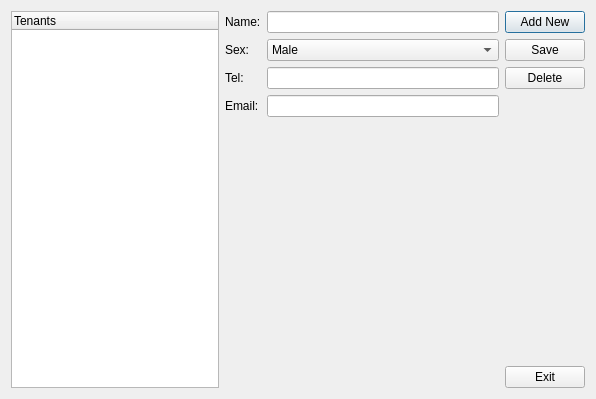
<?xml version="1.0" encoding="UTF-8"?>
<ui version="4.0">
 <class>TenantsDialog</class>
 <widget class="QDialog" name="TenantsDialog">
  <property name="geometry">
   <rect>
    <x>0</x>
    <y>0</y>
    <width>596</width>
    <height>399</height>
   </rect>
  </property>
  <property name="windowTitle">
   <string>Tenants</string>
  </property>
  <layout class="QHBoxLayout" name="horizontalLayout">
   <item>
    <widget class="QTreeWidget" name="trvTenants">
     <property name="maximumSize">
      <size>
       <width>208</width>
       <height>16777215</height>
      </size>
     </property>
     <column>
      <property name="text">
       <string>Tenants</string>
      </property>
     </column>
    </widget>
   </item>
   <item>
    <layout class="QGridLayout" name="gridLayout">
     <item row="0" column="1">
      <widget class="QLineEdit" name="txtName"/>
     </item>
     <item row="1" column="0">
      <widget class="QLabel" name="label_2">
       <property name="text">
        <string>Sex:</string>
       </property>
      </widget>
     </item>
     <item row="2" column="1">
      <widget class="QLineEdit" name="txtTel"/>
     </item>
     <item row="1" column="1">
      <widget class="QComboBox" name="cboSex">
       <item>
        <property name="text">
         <string>Male</string>
        </property>
       </item>
       <item>
        <property name="text">
         <string>Female</string>
        </property>
       </item>
      </widget>
     </item>
     <item row="2" column="0">
      <widget class="QLabel" name="label_3">
       <property name="text">
        <string>Tel:</string>
       </property>
      </widget>
     </item>
     <item row="0" column="0">
      <widget class="QLabel" name="label">
       <property name="text">
        <string>Name:</string>
       </property>
      </widget>
     </item>
     <item row="3" column="1">
      <widget class="QLineEdit" name="txtEmail"/>
     </item>
     <item row="3" column="0">
      <widget class="QLabel" name="label_4">
       <property name="text">
        <string>Email:</string>
       </property>
      </widget>
     </item>
     <item row="4" column="1">
      <spacer name="verticalSpacer_2">
       <property name="orientation">
        <enum>Qt::Vertical</enum>
       </property>
       <property name="sizeHint" stdset="0">
        <size>
         <width>20</width>
         <height>40</height>
        </size>
       </property>
      </spacer>
     </item>
    </layout>
   </item>
   <item>
    <layout class="QVBoxLayout" name="verticalLayout">
     <item>
      <widget class="QPushButton" name="cmdAddNew">
       <property name="text">
        <string>Add New</string>
       </property>
      </widget>
     </item>
     <item>
      <widget class="QPushButton" name="cmdSave">
       <property name="text">
        <string>Save</string>
       </property>
      </widget>
     </item>
     <item>
      <widget class="QPushButton" name="cmdDelete">
       <property name="text">
        <string>Delete</string>
       </property>
      </widget>
     </item>
     <item>
      <spacer name="verticalSpacer">
       <property name="orientation">
        <enum>Qt::Vertical</enum>
       </property>
       <property name="sizeHint" stdset="0">
        <size>
         <width>20</width>
         <height>40</height>
        </size>
       </property>
      </spacer>
     </item>
     <item>
      <widget class="QPushButton" name="cmdExit">
       <property name="text">
        <string>Exit</string>
       </property>
      </widget>
     </item>
    </layout>
   </item>
  </layout>
 </widget>
 <resources/>
 <connections/>
</ui>
